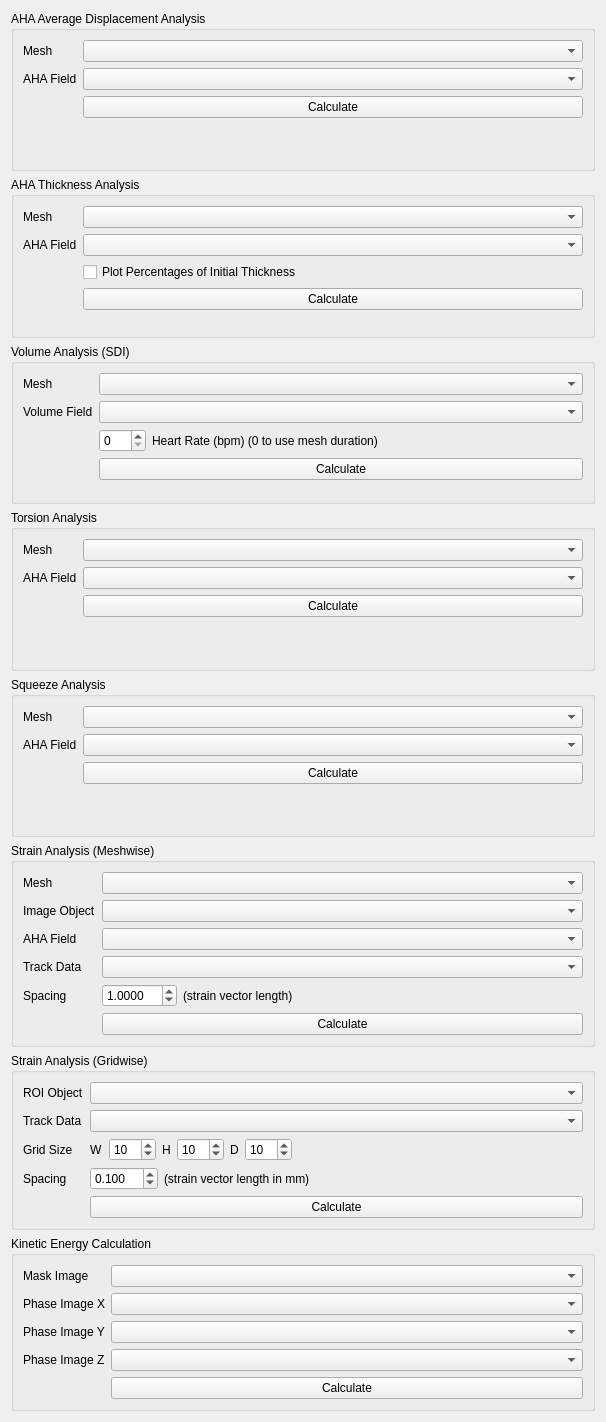
     <widget class="QWidget" name="page_5">
      <property name="geometry">
       <rect>
        <x>0</x>
        <y>-681</y>
        <width>606</width>
        <height>1422</height>
       </rect>
      </property>
      <property name="sizePolicy">
       <sizepolicy hsizetype="Preferred" vsizetype="Fixed">
        <horstretch>0</horstretch>
        <verstretch>0</verstretch>
       </sizepolicy>
      </property>
      <attribute name="label">
       <string>4. Analysis</string>
      </attribute>
      <layout class="QVBoxLayout" name="verticalLayout_12">
       <item>
        <widget class="QGroupBox" name="groupBox_13">
         <property name="title">
          <string>AHA Average Displacement Analysis</string>
         </property>
         <layout class="QFormLayout" name="formLayout_13">
          <property name="fieldGrowthPolicy">
           <enum>QFormLayout::AllNonFixedFieldsGrow</enum>
          </property>
          <item row="0" column="0">
           <widget class="QLabel" name="label_47">
            <property name="text">
             <string>Mesh</string>
            </property>
           </widget>
          </item>
          <item row="0" column="1">
           <widget class="QComboBox" name="dispMeshBox">
            <property name="sizePolicy">
             <sizepolicy hsizetype="Expanding" vsizetype="Fixed">
              <horstretch>0</horstretch>
              <verstretch>0</verstretch>
             </sizepolicy>
            </property>
           </widget>
          </item>
          <item row="1" column="0">
           <widget class="QLabel" name="label_48">
            <property name="text">
             <string>AHA Field</string>
            </property>
           </widget>
          </item>
          <item row="1" column="1">
           <widget class="QComboBox" name="dispFieldBox">
            <property name="sizePolicy">
             <sizepolicy hsizetype="Expanding" vsizetype="Fixed">
              <horstretch>0</horstretch>
              <verstretch>0</verstretch>
             </sizepolicy>
            </property>
           </widget>
          </item>
          <item row="2" column="1">
           <widget class="QPushButton" name="avgdispButton">
            <property name="sizePolicy">
             <sizepolicy hsizetype="Expanding" vsizetype="Fixed">
              <horstretch>0</horstretch>
              <verstretch>0</verstretch>
             </sizepolicy>
            </property>
            <property name="text">
             <string>Calculate</string>
            </property>
           </widget>
          </item>
         </layout>
        </widget>
       </item>
       <item>
        <widget class="QGroupBox" name="groupBox_12">
         <property name="title">
          <string>AHA Thickness Analysis</string>
         </property>
         <layout class="QFormLayout" name="formLayout_12">
          <item row="0" column="0">
           <widget class="QLabel" name="label_45">
            <property name="text">
             <string>Mesh</string>
            </property>
           </widget>
          </item>
          <item row="0" column="1">
           <widget class="QComboBox" name="thickMeshBox">
            <property name="sizePolicy">
             <sizepolicy hsizetype="Expanding" vsizetype="Fixed">
              <horstretch>0</horstretch>
              <verstretch>0</verstretch>
             </sizepolicy>
            </property>
           </widget>
          </item>
          <item row="3" column="1">
           <widget class="QPushButton" name="thicknessButton">
            <property name="sizePolicy">
             <sizepolicy hsizetype="Expanding" vsizetype="Fixed">
              <horstretch>0</horstretch>
              <verstretch>0</verstretch>
             </sizepolicy>
            </property>
            <property name="text">
             <string>Calculate</string>
            </property>
           </widget>
          </item>
          <item row="1" column="1">
           <widget class="QComboBox" name="thickFieldBox">
            <property name="sizePolicy">
             <sizepolicy hsizetype="Expanding" vsizetype="Fixed">
              <horstretch>0</horstretch>
              <verstretch>0</verstretch>
             </sizepolicy>
            </property>
           </widget>
          </item>
          <item row="1" column="0">
           <widget class="QLabel" name="label_46">
            <property name="text">
             <string>AHA Field</string>
            </property>
           </widget>
          </item>
          <item row="2" column="1">
           <widget class="QCheckBox" name="percentThickBox">
            <property name="sizePolicy">
             <sizepolicy hsizetype="Expanding" vsizetype="Fixed">
              <horstretch>0</horstretch>
              <verstretch>0</verstretch>
             </sizepolicy>
            </property>
            <property name="text">
             <string>Plot Percentages of Initial Thickness</string>
            </property>
           </widget>
          </item>
         </layout>
        </widget>
       </item>
       <item>
        <widget class="QGroupBox" name="groupBox_14">
         <property name="title">
          <string>Volume Analysis (SDI)</string>
         </property>
         <layout class="QFormLayout" name="formLayout_14">
          <item row="0" column="0">
           <widget class="QLabel" name="label_49">
            <property name="text">
             <string>Mesh</string>
            </property>
           </widget>
          </item>
          <item row="0" column="1">
           <widget class="QComboBox" name="volMeshBox">
            <property name="sizePolicy">
             <sizepolicy hsizetype="Expanding" vsizetype="Fixed">
              <horstretch>0</horstretch>
              <verstretch>0</verstretch>
             </sizepolicy>
            </property>
           </widget>
          </item>
          <item row="1" column="1">
           <widget class="QComboBox" name="volFieldBox">
            <property name="sizePolicy">
             <sizepolicy hsizetype="Expanding" vsizetype="Fixed">
              <horstretch>0</horstretch>
              <verstretch>0</verstretch>
             </sizepolicy>
            </property>
           </widget>
          </item>
          <item row="1" column="0">
           <widget class="QLabel" name="label_50">
            <property name="text">
             <string>Volume Field</string>
            </property>
           </widget>
          </item>
          <item row="3" column="1">
           <widget class="QPushButton" name="volButton">
            <property name="sizePolicy">
             <sizepolicy hsizetype="Expanding" vsizetype="Fixed">
              <horstretch>0</horstretch>
              <verstretch>0</verstretch>
             </sizepolicy>
            </property>
            <property name="text">
             <string>Calculate</string>
            </property>
           </widget>
          </item>
          <item row="2" column="1">
           <layout class="QHBoxLayout" name="horizontalLayout_18">
            <property name="topMargin">
             <number>0</number>
            </property>
            <item>
             <widget class="QSpinBox" name="bpmBox">
              <property name="sizePolicy">
               <sizepolicy hsizetype="Maximum" vsizetype="Fixed">
                <horstretch>0</horstretch>
                <verstretch>0</verstretch>
               </sizepolicy>
              </property>
              <property name="minimum">
               <number>0</number>
              </property>
              <property name="maximum">
               <number>200</number>
              </property>
              <property name="value">
               <number>0</number>
              </property>
             </widget>
            </item>
            <item>
             <widget class="QLabel" name="label_74">
              <property name="text">
               <string>Heart Rate (bpm) (0 to use mesh duration)</string>
              </property>
             </widget>
            </item>
           </layout>
          </item>
         </layout>
        </widget>
       </item>
       <item>
        <widget class="QGroupBox" name="groupBox_21">
         <property name="title">
          <string>Torsion Analysis</string>
         </property>
         <layout class="QFormLayout" name="formLayout_20">
          <item row="0" column="0">
           <widget class="QLabel" name="label_34">
            <property name="text">
             <string>Mesh</string>
            </property>
           </widget>
          </item>
          <item row="1" column="0">
           <widget class="QLabel" name="label_55">
            <property name="text">
             <string>AHA Field</string>
            </property>
           </widget>
          </item>
          <item row="0" column="1">
           <widget class="QComboBox" name="torsionMeshBox">
            <property name="sizePolicy">
             <sizepolicy hsizetype="Expanding" vsizetype="Fixed">
              <horstretch>0</horstretch>
              <verstretch>0</verstretch>
             </sizepolicy>
            </property>
           </widget>
          </item>
          <item row="1" column="1">
           <widget class="QComboBox" name="torsionFieldBox">
            <property name="sizePolicy">
             <sizepolicy hsizetype="Expanding" vsizetype="Fixed">
              <horstretch>0</horstretch>
              <verstretch>0</verstretch>
             </sizepolicy>
            </property>
           </widget>
          </item>
          <item row="2" column="1">
           <widget class="QPushButton" name="torsionButton">
            <property name="sizePolicy">
             <sizepolicy hsizetype="Expanding" vsizetype="Fixed">
              <horstretch>0</horstretch>
              <verstretch>0</verstretch>
             </sizepolicy>
            </property>
            <property name="text">
             <string>Calculate</string>
            </property>
           </widget>
          </item>
         </layout>
        </widget>
       </item>
       <item>
        <widget class="QGroupBox" name="groupBox_22">
         <property name="title">
          <string>Squeeze Analysis</string>
         </property>
         <layout class="QFormLayout" name="formLayout_21">
          <item row="0" column="1">
           <widget class="QComboBox" name="squeezeMeshBox">
            <property name="sizePolicy">
             <sizepolicy hsizetype="Expanding" vsizetype="Fixed">
              <horstretch>0</horstretch>
              <verstretch>0</verstretch>
             </sizepolicy>
            </property>
           </widget>
          </item>
          <item row="0" column="0">
           <widget class="QLabel" name="label_22">
            <property name="text">
             <string>Mesh</string>
            </property>
           </widget>
          </item>
          <item row="1" column="0">
           <widget class="QLabel" name="label_36">
            <property name="text">
             <string>AHA Field</string>
            </property>
           </widget>
          </item>
          <item row="1" column="1">
           <widget class="QComboBox" name="squeezeFieldBox">
            <property name="sizePolicy">
             <sizepolicy hsizetype="Expanding" vsizetype="Fixed">
              <horstretch>0</horstretch>
              <verstretch>0</verstretch>
             </sizepolicy>
            </property>
           </widget>
          </item>
          <item row="2" column="1">
           <widget class="QPushButton" name="squeezeButton">
            <property name="sizePolicy">
             <sizepolicy hsizetype="Expanding" vsizetype="Fixed">
              <horstretch>0</horstretch>
              <verstretch>0</verstretch>
             </sizepolicy>
            </property>
            <property name="text">
             <string>Calculate</string>
            </property>
           </widget>
          </item>
         </layout>
        </widget>
       </item>
       <item>
        <widget class="QGroupBox" name="groupBox_15">
         <property name="title">
          <string>Strain Analysis (Meshwise)</string>
         </property>
         <layout class="QFormLayout" name="formLayout_15">
          <property name="fieldGrowthPolicy">
           <enum>QFormLayout::AllNonFixedFieldsGrow</enum>
          </property>
          <item row="1" column="0">
           <widget class="QLabel" name="label_51">
            <property name="text">
             <string>Mesh</string>
            </property>
           </widget>
          </item>
          <item row="1" column="1">
           <widget class="QComboBox" name="strainMeshBox">
            <property name="sizePolicy">
             <sizepolicy hsizetype="Expanding" vsizetype="Fixed">
              <horstretch>0</horstretch>
              <verstretch>0</verstretch>
             </sizepolicy>
            </property>
           </widget>
          </item>
          <item row="2" column="0">
           <widget class="QLabel" name="label_52">
            <property name="text">
             <string>Image Object</string>
            </property>
           </widget>
          </item>
          <item row="2" column="1">
           <widget class="QComboBox" name="strainImgBox">
            <property name="sizePolicy">
             <sizepolicy hsizetype="Expanding" vsizetype="Fixed">
              <horstretch>0</horstretch>
              <verstretch>0</verstretch>
             </sizepolicy>
            </property>
           </widget>
          </item>
          <item row="3" column="0">
           <widget class="QLabel" name="label_53">
            <property name="text">
             <string>AHA Field</string>
            </property>
           </widget>
          </item>
          <item row="3" column="1">
           <widget class="QComboBox" name="strainMeshAHABox">
            <property name="sizePolicy">
             <sizepolicy hsizetype="Expanding" vsizetype="Fixed">
              <horstretch>0</horstretch>
              <verstretch>0</verstretch>
             </sizepolicy>
            </property>
           </widget>
          </item>
          <item row="4" column="0">
           <widget class="QLabel" name="label_54">
            <property name="text">
             <string>Track Data</string>
            </property>
           </widget>
          </item>
          <item row="4" column="1">
           <widget class="QComboBox" name="strainMeshTrackBox">
            <property name="sizePolicy">
             <sizepolicy hsizetype="Expanding" vsizetype="Fixed">
              <horstretch>0</horstretch>
              <verstretch>0</verstretch>
             </sizepolicy>
            </property>
           </widget>
          </item>
          <item row="5" column="0">
           <widget class="QLabel" name="label_56">
            <property name="text">
             <string>Spacing</string>
            </property>
           </widget>
          </item>
          <item row="5" column="1">
           <layout class="QHBoxLayout" name="horizontalLayout_12">
            <property name="bottomMargin">
             <number>0</number>
            </property>
            <item>
             <widget class="QDoubleSpinBox" name="strainSpacingMeshBox">
              <property name="decimals">
               <number>4</number>
              </property>
              <property name="minimum">
               <double>-99.989999999999995</double>
              </property>
              <property name="singleStep">
               <double>0.100000000000000</double>
              </property>
              <property name="value">
               <double>1.000000000000000</double>
              </property>
             </widget>
            </item>
            <item>
             <widget class="QLabel" name="label_57">
              <property name="text">
               <string>(strain vector length)</string>
              </property>
             </widget>
            </item>
            <item>
             <spacer name="horizontalSpacer_6">
              <property name="orientation">
               <enum>Qt::Horizontal</enum>
              </property>
              <property name="sizeHint" stdset="0">
               <size>
                <width>40</width>
                <height>20</height>
               </size>
              </property>
             </spacer>
            </item>
           </layout>
          </item>
          <item row="8" column="1">
           <widget class="QPushButton" name="strainMeshButton">
            <property name="sizePolicy">
             <sizepolicy hsizetype="Expanding" vsizetype="Fixed">
              <horstretch>0</horstretch>
              <verstretch>0</verstretch>
             </sizepolicy>
            </property>
            <property name="text">
             <string>Calculate</string>
            </property>
           </widget>
          </item>
         </layout>
        </widget>
       </item>
       <item>
        <widget class="QGroupBox" name="groupBox_10">
         <property name="title">
          <string>Strain Analysis (Gridwise)</string>
         </property>
         <layout class="QFormLayout" name="formLayout_10">
          <property name="fieldGrowthPolicy">
           <enum>QFormLayout::AllNonFixedFieldsGrow</enum>
          </property>
          <item row="0" column="0">
           <widget class="QLabel" name="label_35">
            <property name="text">
             <string>ROI Object</string>
            </property>
           </widget>
          </item>
          <item row="0" column="1">
           <widget class="QComboBox" name="strainROIBox">
            <property name="sizePolicy">
             <sizepolicy hsizetype="Expanding" vsizetype="Fixed">
              <horstretch>0</horstretch>
              <verstretch>0</verstretch>
             </sizepolicy>
            </property>
           </widget>
          </item>
          <item row="1" column="0">
           <widget class="QLabel" name="label_38">
            <property name="text">
             <string>Track Data</string>
            </property>
           </widget>
          </item>
          <item row="1" column="1">
           <widget class="QComboBox" name="strainTrackBox">
            <property name="sizePolicy">
             <sizepolicy hsizetype="Expanding" vsizetype="Fixed">
              <horstretch>0</horstretch>
              <verstretch>0</verstretch>
             </sizepolicy>
            </property>
           </widget>
          </item>
          <item row="2" column="0">
           <widget class="QLabel" name="label_41">
            <property name="text">
             <string>Grid Size</string>
            </property>
           </widget>
          </item>
          <item row="2" column="1">
           <layout class="QHBoxLayout" name="horizontalLayout_10">
            <property name="bottomMargin">
             <number>0</number>
            </property>
            <item>
             <widget class="QLabel" name="label_40">
              <property name="text">
               <string>W</string>
              </property>
             </widget>
            </item>
            <item>
             <widget class="QSpinBox" name="strainWBox">
              <property name="minimum">
               <number>2</number>
              </property>
              <property name="maximum">
               <number>999</number>
              </property>
              <property name="singleStep">
               <number>1</number>
              </property>
              <property name="value">
               <number>10</number>
              </property>
             </widget>
            </item>
            <item>
             <widget class="QLabel" name="label_42">
              <property name="text">
               <string>H</string>
              </property>
             </widget>
            </item>
            <item>
             <widget class="QSpinBox" name="strainHBox">
              <property name="minimum">
               <number>2</number>
              </property>
              <property name="maximum">
               <number>999</number>
              </property>
              <property name="value">
               <number>10</number>
              </property>
             </widget>
            </item>
            <item>
             <widget class="QLabel" name="label_43">
              <property name="text">
               <string>D</string>
              </property>
             </widget>
            </item>
            <item>
             <widget class="QSpinBox" name="strainDBox">
              <property name="minimum">
               <number>2</number>
              </property>
              <property name="maximum">
               <number>999</number>
              </property>
              <property name="value">
               <number>10</number>
              </property>
             </widget>
            </item>
            <item>
             <spacer name="horizontalSpacer_4">
              <property name="orientation">
               <enum>Qt::Horizontal</enum>
              </property>
              <property name="sizeHint" stdset="0">
               <size>
                <width>40</width>
                <height>20</height>
               </size>
              </property>
             </spacer>
            </item>
           </layout>
          </item>
          <item row="3" column="0">
           <widget class="QLabel" name="label_37">
            <property name="text">
             <string>Spacing</string>
            </property>
           </widget>
          </item>
          <item row="3" column="1">
           <layout class="QHBoxLayout" name="horizontalLayout_9">
            <property name="bottomMargin">
             <number>0</number>
            </property>
            <item>
             <widget class="QDoubleSpinBox" name="strainSpacingBox">
              <property name="decimals">
               <number>3</number>
              </property>
              <property name="minimum">
               <double>-99.989999999999995</double>
              </property>
              <property name="singleStep">
               <double>0.100000000000000</double>
              </property>
              <property name="value">
               <double>0.100000000000000</double>
              </property>
             </widget>
            </item>
            <item>
             <widget class="QLabel" name="label_39">
              <property name="text">
               <string>(strain vector length in mm)</string>
              </property>
             </widget>
            </item>
            <item>
             <spacer name="horizontalSpacer_3">
              <property name="orientation">
               <enum>Qt::Horizontal</enum>
              </property>
              <property name="sizeHint" stdset="0">
               <size>
                <width>40</width>
                <height>20</height>
               </size>
              </property>
             </spacer>
            </item>
           </layout>
          </item>
          <item row="6" column="1">
           <widget class="QPushButton" name="strainButton">
            <property name="sizePolicy">
             <sizepolicy hsizetype="Expanding" vsizetype="Fixed">
              <horstretch>0</horstretch>
              <verstretch>0</verstretch>
             </sizepolicy>
            </property>
            <property name="text">
             <string>Calculate</string>
            </property>
           </widget>
          </item>
         </layout>
        </widget>
       </item>
       <item>
        <widget class="QGroupBox" name="groupBox_16">
         <property name="minimumSize">
          <size>
           <width>0</width>
           <height>0</height>
          </size>
         </property>
         <property name="title">
          <string>Kinetic Energy Calculation</string>
         </property>
         <layout class="QFormLayout" name="formLayout_16">
          <item row="0" column="0">
           <widget class="QLabel" name="label_58">
            <property name="text">
             <string>Mask Image</string>
            </property>
           </widget>
          </item>
          <item row="0" column="1">
           <widget class="QComboBox" name="keMaskBox">
            <property name="sizePolicy">
             <sizepolicy hsizetype="Expanding" vsizetype="Fixed">
              <horstretch>0</horstretch>
              <verstretch>0</verstretch>
             </sizepolicy>
            </property>
           </widget>
          </item>
          <item row="1" column="1">
           <widget class="QComboBox" name="phaseXBox">
            <property name="sizePolicy">
             <sizepolicy hsizetype="Expanding" vsizetype="Fixed">
              <horstretch>0</horstretch>
              <verstretch>0</verstretch>
             </sizepolicy>
            </property>
           </widget>
          </item>
          <item row="2" column="1">
           <widget class="QComboBox" name="phaseYBox">
            <property name="sizePolicy">
             <sizepolicy hsizetype="Expanding" vsizetype="Fixed">
              <horstretch>0</horstretch>
              <verstretch>0</verstretch>
             </sizepolicy>
            </property>
           </widget>
          </item>
          <item row="3" column="1">
           <widget class="QComboBox" name="phaseZBox">
            <property name="sizePolicy">
             <sizepolicy hsizetype="Expanding" vsizetype="Fixed">
              <horstretch>0</horstretch>
              <verstretch>0</verstretch>
             </sizepolicy>
            </property>
           </widget>
          </item>
          <item row="1" column="0">
           <widget class="QLabel" name="label_60">
            <property name="text">
             <string>Phase Image X</string>
            </property>
           </widget>
          </item>
          <item row="2" column="0">
           <widget class="QLabel" name="label_61">
            <property name="text">
             <string>Phase Image Y</string>
            </property>
           </widget>
          </item>
          <item row="3" column="0">
           <widget class="QLabel" name="label_62">
            <property name="text">
             <string>Phase Image Z</string>
            </property>
           </widget>
          </item>
          <item row="4" column="1">
           <widget class="QPushButton" name="keCalcButton">
            <property name="sizePolicy">
             <sizepolicy hsizetype="Expanding" vsizetype="Fixed">
              <horstretch>0</horstretch>
              <verstretch>0</verstretch>
             </sizepolicy>
            </property>
            <property name="text">
             <string>Calculate</string>
            </property>
           </widget>
          </item>
         </layout>
        </widget>
       </item>
      </layout>
     </widget>
